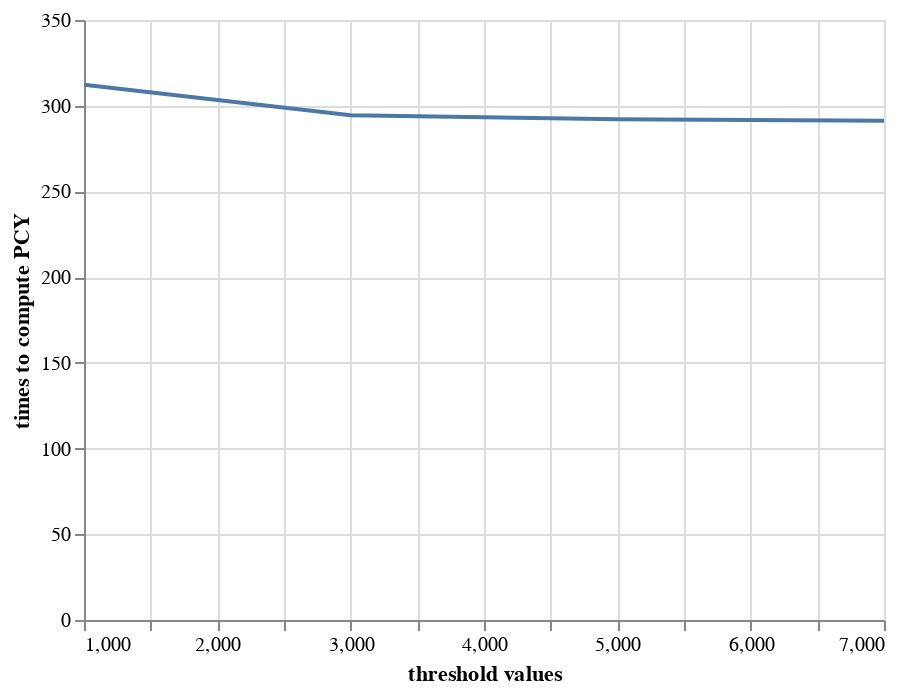

Here is the notebook cell this chart was saved with:
### Markdown cell above
## TIMES VS THRESHOLD

### Code cell
x = [1000,3000,5000,7000]
y = times_P
source = pd.DataFrame({
  'threshold values': x,
  'times to compute PCY': y
})

alt.Chart(source).mark_line().encode(
    x='threshold values',
    y='times to compute PCY'
)

### Figure 1 — Vega-Lite specification as saved in the notebook (floating-point values rounded to 4 significant figures)
{"config": {"view": {"continuousWidth": 400, "continuousHeight": 300}}, "data": {"name": "data-336efbf90a8c595c89568fd6e1ef7ec9"}, "mark": "line", "encoding": {"x": {"field": "threshold values", "type": "quantitative"}, "y": {"field": "times to compute PCY", "type": "quantitative"}}, "$schema": "https://vega.github.io/schema/vega-lite/v4.17.0.json", "datasets": {"data-336efbf90a8c595c89568fd6e1ef7ec9": [{"threshold values": 1000, "times to compute PCY": 312.2}, {"threshold values": 3000, "times to compute PCY": 294.5}, {"threshold values": 5000, "times to compute PCY": 292.1}, {"threshold values": 7000, "times to compute PCY": 291.3}]}}
